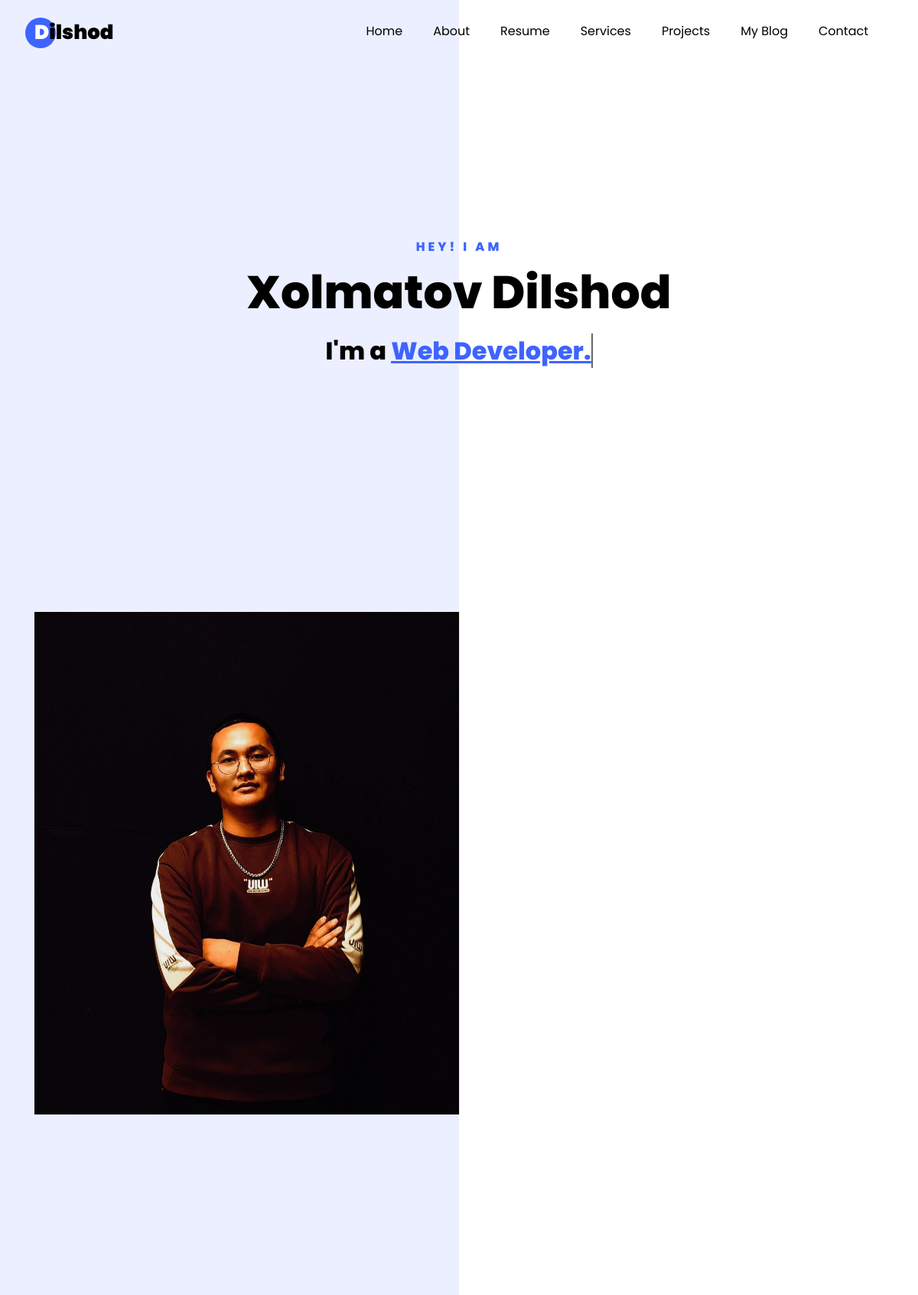
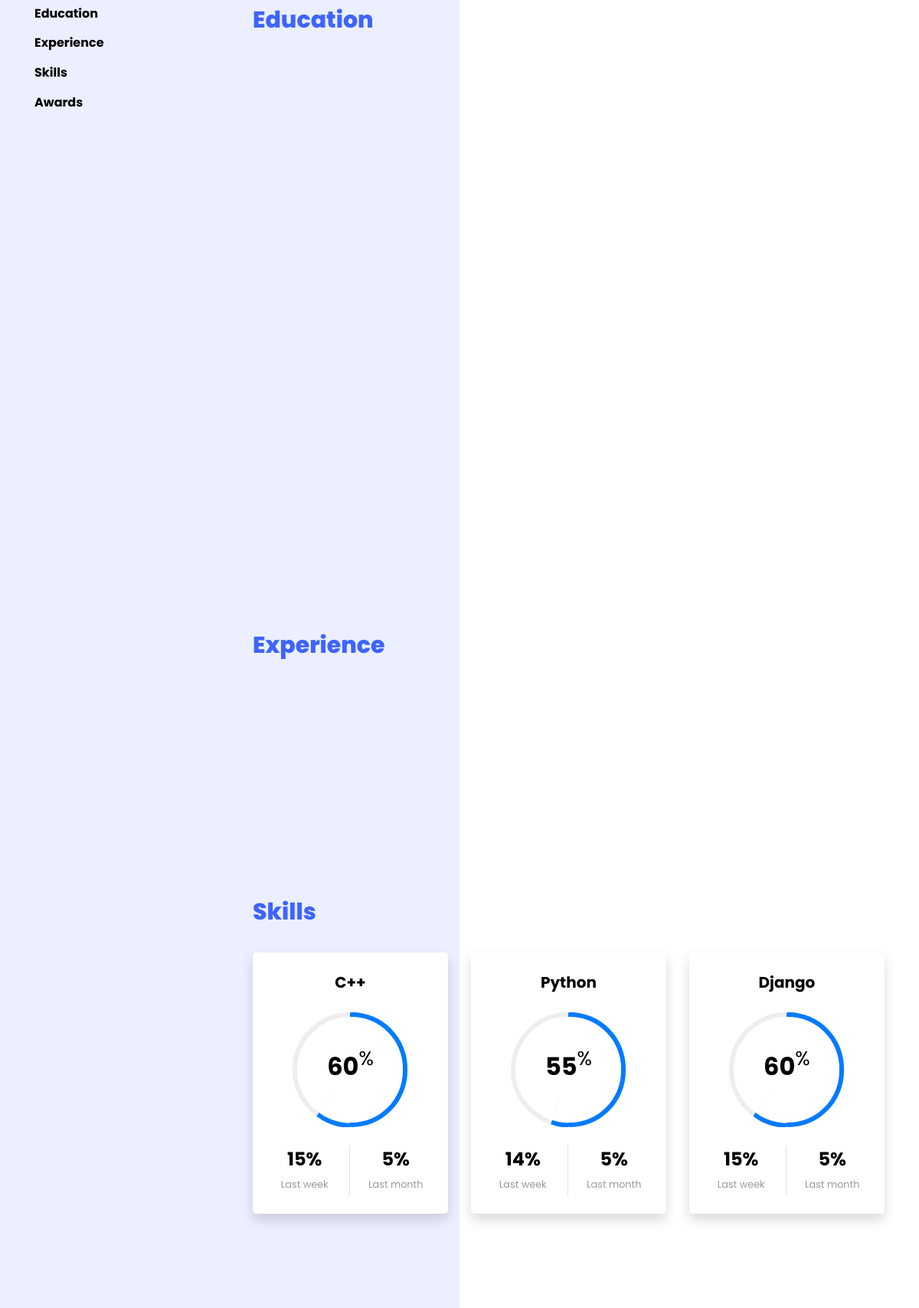
The page / (upper part) on the database its author committed (2 pictures, top to bottom).
### person/models.py (models this page shows, shortened)
class About(models.Model):
    name = models.CharField(max_length=255)
    image = models.ImageField(upload_to='author')
    birthday = models.DateField()
    bio = models.TextField(null=True, blank=True)
    address = models.CharField(max_length=255)
    zip_code = models.IntegerField()
    email = models.EmailField()
    phone = models.CharField(max_length=255)
    projects = models.IntegerField()

class Resume(models.Model):
    type = models.CharField(max_length=255)
    is_skill = models.BooleanField(default=False)
    created_at = models.DateTimeField(auto_now_add=True)

class AdditionalInfo(models.Model):
    resume = models.ForeignKey(Resume, on_delete=models.CASCADE)
    profession = models.CharField(max_length=255, blank=True, null=True)
    start_finish = models.CharField(max_length=255, null=True, blank=True)
    academy = models.CharField(max_length=255, null=True, blank=True)
    icon = models.CharField(max_length=255, null=True, blank=True)
    content = models.TextField(null=True, blank=True)
    name = models.CharField(max_length=255, null=True, blank=True, verbose_name='Skill name')
    percent = models.IntegerField(null=True, blank=True)
    is_main = models.BooleanField(default=False)
    @property
    def last_week(self):
        lw = self.percent / 4
        return round(lw)
    @property
    def last_month(self):
        lm = self.percent / 12
        return round(lm)

### main/views.py (the view)
# urls.py: 2. Add a URL to urlpatterns:  path('', views.home, name='home')
def home(request):
    posts = Post.objects.order_by('-id')
    form = GitInTouchForm(request.POST or None)
    if form.is_valid():
        form.save()
    projects = Projects.objects.order_by('-id')
    services = Service.objects.order_by('-id')
    resumes = Resume.objects.all()
    abouts = About.objects.order_by('-id')
    partners = Partner.objects.all()
    s = request.GET.get('s')
    if s:
        posts = posts.filter(title__icontains=s)
    ctx = {
        'posts': posts[:3],
        'form': form,
        'projects': projects[:6],
        'services': services[:6],
        'resumes': resumes,
        'abouts': abouts[:1],
        'partners': partners
    }
    return render(request, 'index.html', ctx)

### post/models.py (called while the page is built)
    def __str__(self):
        return self.category

### templates/index.html (shortened to what this page needs)
{% extends 'base.html' %}
{% load static %}
{% block content %}
<section class="hero-wrap js-fullheight" id="home-section">
    <div class="overlay"></div>
    <div class="container">
        <div class="row no-gutters slider-text js-fullheight justify-content-center align-items-center">
            <div class="col-lg-8 col-md-6 ftco-animate d-flex align-items-center">
                <div class="text text-center">
                    <span class="subheading">Hey! I am</span>
                    <h1>Xolmatov Dilshod</h1>
                    <h2>I'm a
                        <span class="txt-rotate" data-period="2000"
                              data-rotate='[ "Web Developer.", "Teacher.", "Student.", "Blogger" ]'></span>
                    </h2>
                </div>
            </div>
        </div>
    </div>
</section>
<section class="ftco-about img ftco-section ftco-no-pt ftco-no-pb" id="about-section">
    <div class="container">
        {% for about in abouts %}
            <div class="row d-flex no-gutters">
            <div class="col-md-6 col-lg-6 d-flex">
                <div class="img-about img d-flex align-items-stretch">
                    <div class="img d-flex align-self-stretch align-items-center"
                         style="background-image:url({{ about.image.url }})">
                    </div>
                </div>
            </div>
            <div class="col-md-6 col-lg-6 pl-md-5 py-5">
                <div class="row justify-content-start pb-3">
                </div>
            </div>
        </div>
        {% endfor %}
    </div>
</section>
<section class="ftco-section ftco-partner">
</section>
<section class="ftco-section ftco-no-pb goto-here" id="resume-section">
    <div class="container">
        <div class="row">
            <div class="col-md-3">
                <nav id="navi">
                    <ul>
                        {% for resume in resumes %}
                            <li><a href="#page-{{ forloop.counter }}">{{ resume.type }}</a></li>
                        {% endfor %}
                    </ul>
                </nav>
            </div>
            <div class="col-md-9">
                {% for resume in resumes %}
                    {% if not resume.is_skill %}
                        <div id="page-{{ forloop.counter }}" class="page one">
                            <h2 class="heading">{{ resume.type }}</h2>
                        </div>
                    {% else %}
                        <div id="page-{{ forloop.counter }}" class="page three">
                            <h2 class="heading">{{ resume.type }}</h2>
                                <div class="row progress-circle mb-5">
                                    {% for i in resume.additionalinfo_set.all %}
                                        {% if i.is_main %}
                                            <div class="col-lg-4 mb-4">
                                        <div class="bg-white rounded-lg shadow p-4">
                                            <h2 class="h5 font-weight-bold text-center mb-4">{{ i.name }}</h2>
                                            <div class="progress mx-auto" data-value='{{ i.percent }}'>
                                                <span class="progress-left">
                                                    <span class="progress-bar border-primary"></span>
                                                </span>
                                                <span class="progress-right">
                                                    <span class="progress-bar border-primary"></span>
                                                </span>
                                                <div class="progress-value w-100 h-100 rounded-circle d-flex align-items-center justify-content-center">
                                                    <div class="h2 font-weight-bold">{{ i.percent }}<sup class="small">%</sup></div>
                                                </div>
                                            </div>
                                            <div class="row text-center mt-4">
                                                <div class="col-6 border-right">
                                                    <div class="h4 font-weight-bold mb-0">{{ i.last_week }}%</div>
                                                    <span class="small text-gray">Last week</span>
                                                </div>
                                                <div class="col-6">
                                                    <div class="h4 font-weight-bold mb-0">{{ i.last_month }}%</div>
                                                    <span class="small text-gray">Last month</span>
                                                </div>
                                            </div>
                                        </div>
                                    </div>
                                        {% endif %}
                                    {% endfor %}
                                </div>
                                <div class="row">
                                    {% for i in resume.additionalinfo_set.all %}
                                        {% if not i.is_main %}
                                            <div class="col-md-6 animate-box">
                                            </div>
                                        {% endif %}
                                    {% endfor %}
                                </div>
                        </div>
                    {% endif %}
                {% endfor %}
            </div>
        </div>
    </div>
</section>
{% endblock %}

### templates/base.html (shortened to what this page needs)
{% load static %}
<!DOCTYPE html>
<html lang="en">
<head>
    <link rel="stylesheet"
          href="{% static 'css/A.open-iconic-bootstrap.min.css+animate.css+owl.carousel.min.css+owl.theme.default.min.css+magnific-popup.css+aos.css+ionicons.min.css+flaticon.css+icomoon.css+style.css,Mcc.03G1SaxbUZ.css' %}"/>
</head>
<body data-spy="scroll" data-target=".site-navbar-target" data-offset="300">
<nav class="navbar navbar-expand-lg navbar-dark ftco_navbar ftco-navbar-light site-navbar-target" id="ftco-navbar">
    <div class="container">
        <a class="navbar-brand" href="/#about-section"><span>D</span>ilshod</a>
        <div class="collapse navbar-collapse" id="ftco-nav">
            <ul class="navbar-nav nav ml-auto">
                <li class="nav-item"><a href="/#home-section" class="nav-link"><span>Home</span></a></li>
                <li class="nav-item"><a href="/#about-section" class="nav-link"><span>About</span></a></li>
                <li class="nav-item"><a href="/#resume-section" class="nav-link"><span>Resume</span></a></li>
                <li class="nav-item"><a href="/#services-section" class="nav-link"><span>Services</span></a></li>
                <li class="nav-item"><a href="/#projects-section" class="nav-link"><span>Projects</span></a></li>
                <li class="nav-item"><a href="/#blog-section" class="nav-link"><span>My Blog</span></a></li>
                <li class="nav-item"><a href="/#contact-section" class="nav-link"><span>Contact</span></a></li>
            </ul>
        </div>
    </div>
</nav>
{% block content %}
{% endblock %}
</body>
</html>

### rows shown on the page
About: image (picture)
Resume: type "Education"
Resume: type "Experience"
Resume: type "Skills"
Resume: type "Awards"
AdditionalInfo: name "C++", percent "60", last_week "15", last_month "5"
AdditionalInfo: name "Python", percent "55", last_week "14", last_month "5"
AdditionalInfo: name "Django", percent "60", last_week "15", last_month "5"
